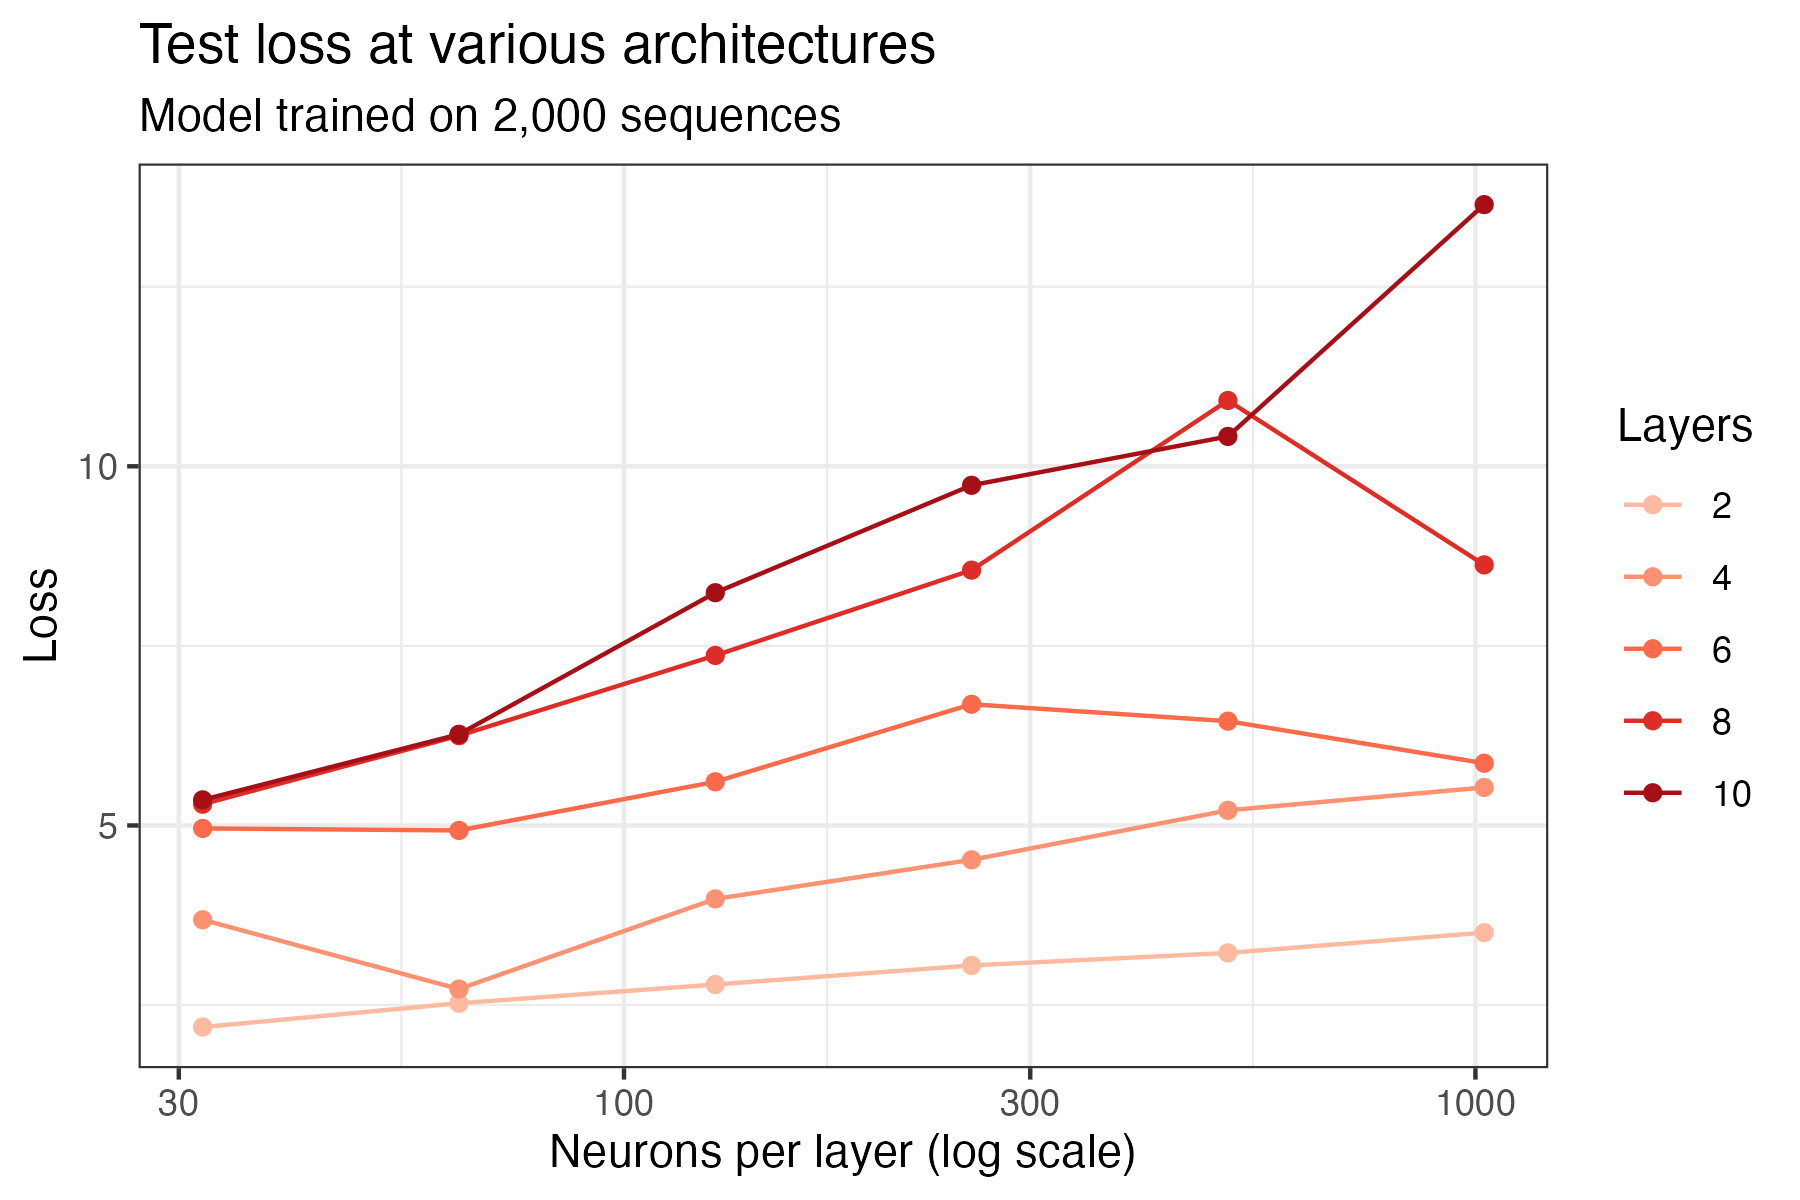

Recreate this plot in R.
## Code to create a viz of test loss as a function of complexity over various layers
## For the model that trained over ~2,000 sequences

#Importing necessary libraries and data
library(tidyverse)
library(ggplot2)
library(RColorBrewer)
twok <- read_csv("../../results/results-2k.csv")

#Averaging loss across seeds
twokMean <- twok |>
  group_by(layers, neuronsPerLayer) |>
  summarize(testLoss = mean(testLoss),
         trainLoss = mean(trainLoss))

#Generating plot
plot <- ggplot(data = filter(twokMean, layers > 1)) +
  geom_line(aes(x = neuronsPerLayer, 
                y = testLoss, 
                color = as.factor(layers))) +
  geom_point(aes(x = neuronsPerLayer, 
                 y = testLoss, 
                 color = as.factor(layers)))+
  scale_x_log10() +
  labs(color = "Layers",
       x = "Neurons per layer (log scale)",
       y = "Loss",
       title = "Test loss at various architectures",
       subtitle = "Model trained on 2,000 sequences") +
  scale_color_manual(values = brewer.pal(name = "Reds", n = 6)[2:9]) +
  theme_bw()

ggsave('figure1.png', plot, width = 6, height = 4)
